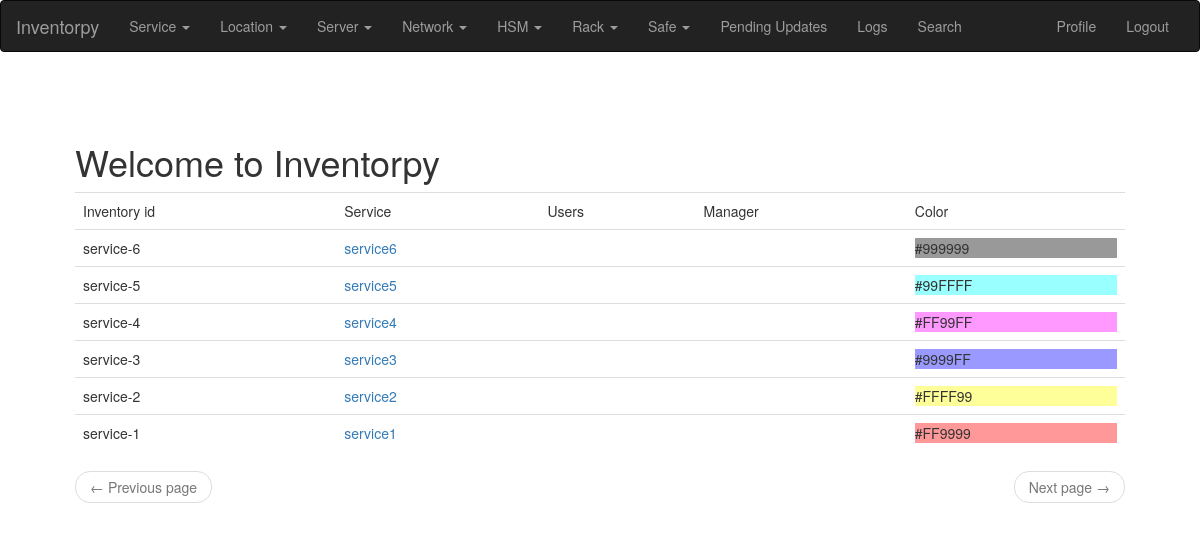
The page /service/list/ (signed in) on the database as committed earlier.
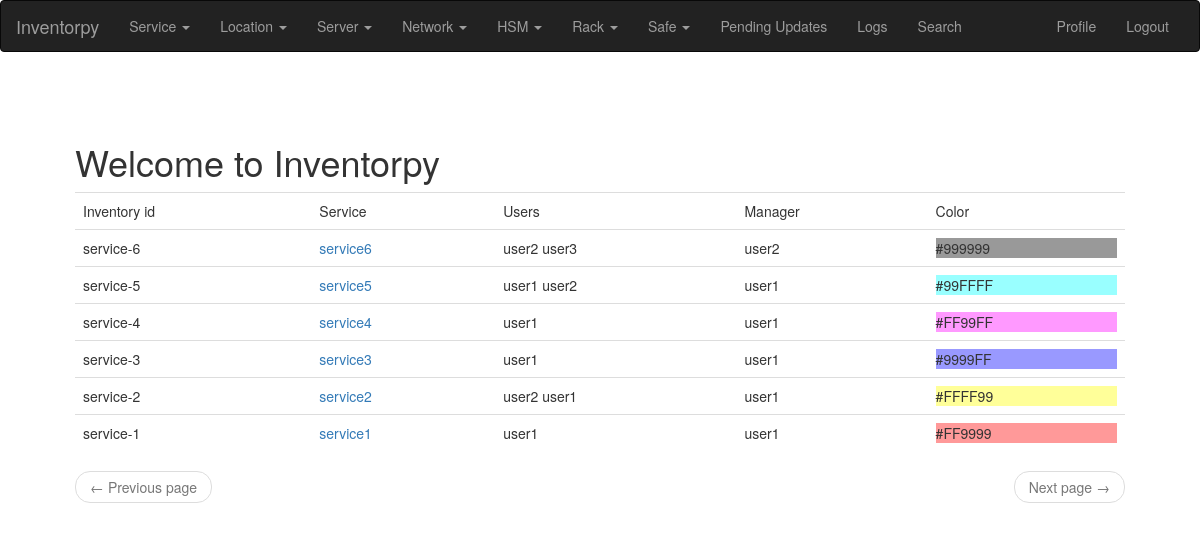
The same page on the database as committed later.
### app/models.py (models this page shows, shortened)
class PaginatedAPIMixin(object):
    @staticmethod
    def to_collection_dict(query, page, per_page, endpoint, **kwargs):
        resources = query.paginate(page, per_page, False)
        print("page: %s per_page: %s endpoint %s" % (page, per_page, endpoint))
        data = {
            'items': [item.to_dict() for item in resources.items],
            '_meta': {
                'page': page,
                'per_page': per_page,
                'total_pages': resources.pages,
                'total_items': resources.total
            },
            '_links': {
                'self': url_for(endpoint, id=id, page=page, per_page=per_page,
                                **kwargs),
                'next': url_for(endpoint, id=id, page=page + 1, per_page=per_page,
                                **kwargs) if resources.has_next else None,
                'prev': url_for(endpoint, id=id, page=page - 1, per_page=per_page,
                                **kwargs) if resources.has_prev else None
            }
        }
        return data

class Service(PaginatedAPIMixin, db.Model):
    __tablename__ = "service"
    __searchable__ = ['name']
    id = db.Column(db.Integer, primary_key=True)
    name = db.Column(db.String(140), unique=True)
    updated = db.Column(db.DateTime, index=True, default=datetime.utcnow)
    color = db.Column(db.String(140))
    users = db.relationship('User', secondary=service_user)
    manager = db.relationship('User', foreign_keys='Service.manager_id')
    manager_id = db.Column(db.Integer, db.ForeignKey('user.id'))
    def inventory_id(self):
        return '{}-{}'.format(self.__class__.__name__.lower(), self.id)

class User(PaginatedAPIMixin, UserMixin, db.Model):
    __tablename__ = "user"
    __searchable__ = ['username', 'email', 'about_me']
    id = db.Column(db.Integer, primary_key=True)
    username = db.Column(db.String(64), index=True, unique=True)
    email = db.Column(db.String(120), index=True, unique=True)
    password_hash = db.Column(db.String(128))
    about_me = db.Column(db.String(140))
    last_seen = db.Column(db.DateTime, default=datetime.utcnow)
    api_key = db.Column(db.String(32), index=True, unique=True)
    token = db.Column(db.String(32), index=True, unique=True)
    token_expiration = db.Column(db.DateTime)
    service = db.relationship('Service')

### app/main/routes.py (the view)
@bp.route('/service/list/', methods=['GET', 'POST'])
@login_required
def service_list():
    page = request.args.get('page', 1, type=int)
    services = Service.query.order_by(Service.updated.desc()).paginate(
        page, current_app.config['POSTS_PER_PAGE'], False)
    next_url = url_for('main.service_list', page=services.next_num) if services.has_next else None
    prev_url = url_for('main.service_list', page=services.prev_num) if services.has_prev else None
    return render_template('services.html', services=services.items,
                           next_url=next_url, prev_url=prev_url)

### app/main/routes.py (called while the page is built)
@bp.before_app_request
def before_request():
    if current_user.is_authenticated:
        current_user.last_seen = datetime.utcnow()
        db.session.commit()
    g.locale = str(get_locale())

### app/models.py (called while the page is built)
@login.user_loader
def load_user(id):
    print(f'regular user loaded for login userid: {id}')
    return User.query.get(int(id))

### app/templates/services.html (shortened to what this page needs)
{% extends "base.html" %}
{% block app_content %}
<table class="table table-hover">
    <tr>
      <td>{{_('Inventory id')}}</td>
      <td>{{_('Service')}}</td>
      <td>{{_('Users')}}</td>
      <td>{{_('Manager')}}</td>
      <td>{{_('Color')}}</td>
    </tr>
    {% for service in services %}
      <tr>
        <td>  {{ service.inventory_id() }} </td>
        <td>
              {{ _('%(service)s', service=service_link ) }}
        </td>
        <td>
              {% for u in service.users %}
                {{u.username}}
              {% endfor %}
            </td>
          <td>
                    {{service.manager.username}}
          </td>
        <td>
          <div style="background: {{service.color}}">
              {{ service.color }}
           </div>
        </td>
        </tr>
        {% endfor %}
    </table>
    <nav aria-label="...">
        <ul class="pager">
            <li class="previous{% if not prev_url %} disabled{% endif %}">
                <a href="{{ prev_url or '#' }}">
                    <span aria-hidden="true">&larr;</span> {{ _('Previous page') }}
                </a>
            </li>
            <li class="next{% if not next_url %} disabled{% endif %}">
                <a href="{{ next_url or '#' }}">
                    {{ _('Next page') }} <span aria-hidden="true">&rarr;</span>
                </a>
            </li>
        </ul>
    </nav>
{% endblock %}

Rows that differ between the two databases and show on the page:
changed Service "service-6": gains User (username "user2"); gains User (username "user3"); manager.username (not shown) → "user2"
changed Service "service-5": gains User (username "user2"); gains User (username "user1"); manager.username (not shown) → "user1"
changed Service "service-4": gains User (username "user1"); manager.username (not shown) → "user1"
changed Service "service-3": gains User (username "user1"); manager.username (not shown) → "user1"
changed Service "service-2": gains User (username "user2"); gains User (username "user1"); manager.username (not shown) → "user1"
changed Service "service-1": gains User (username "user1"); manager.username (not shown) → "user1"
